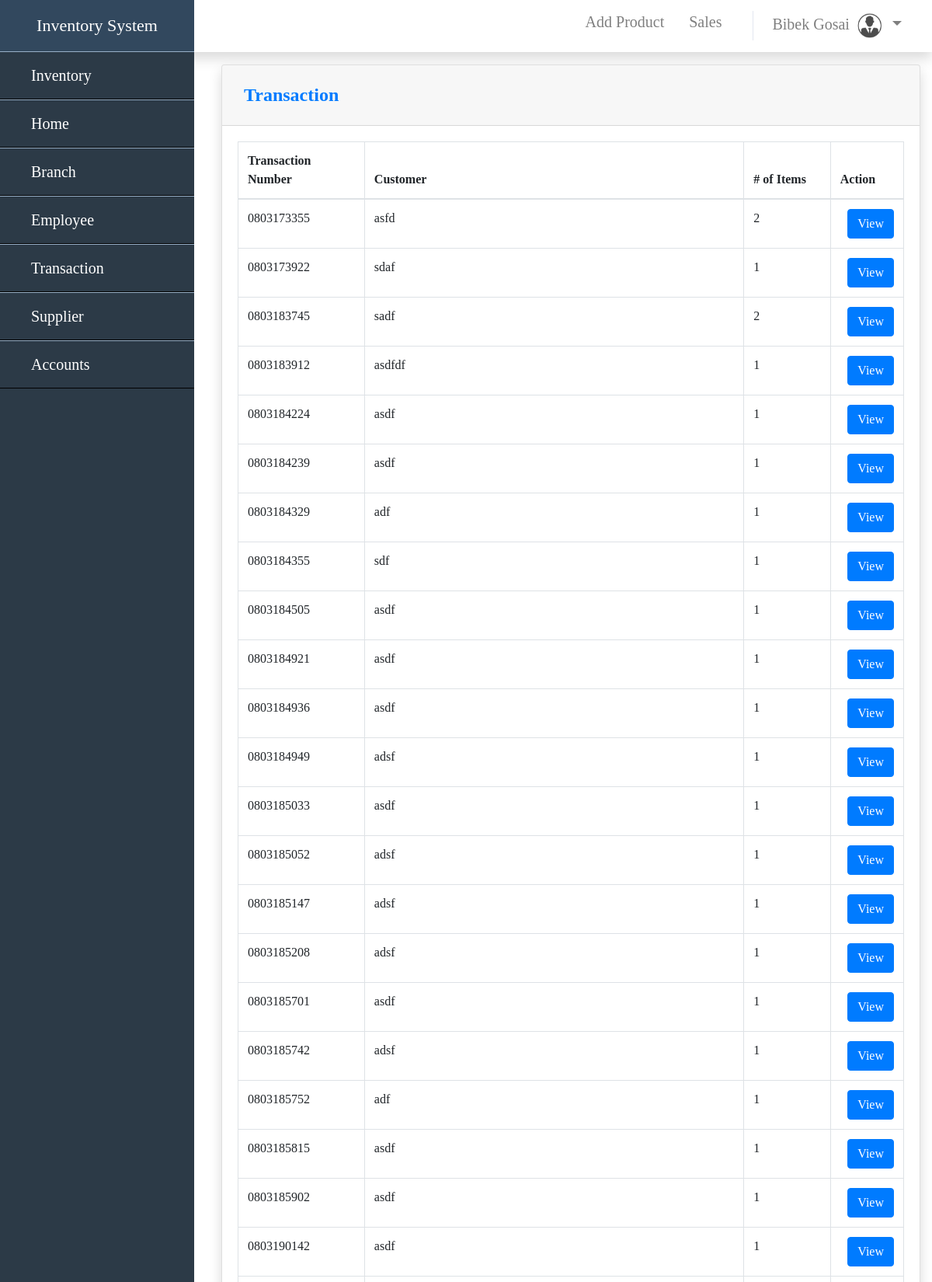
Page /transaction.php (signed in, upper part) on the committed database.
### tables this page shows
CREATE TABLE `transaction` (
  `tran_id` int(11) NOT NULL,
  `customer` varchar(30) NOT NULL,
  `numofitems` int(11) NOT NULL,
  `subtotal` int(11) NOT NULL,
  `vat` int(11) NOT NULL,
  `grandtotal` int(11) NOT NULL,
  `date` date NOT NULL,
  `branch_id` int(11) NOT NULL,
  `TRANS_D_ID` varchar(250) NOT NULL
);

### transaction.php (the view, shortened to what this page needs)
<?php
include'sidebar.php';
?><!DOCTYPE html>
<html lang="en">
<head>
</head>
<body>
  <div id = "content">
    <div class="container">
            <div class="card shadow mb-4">
            <div class="card-header py-3">
              <h4 class="m-2 font-weight-bold text-primary">Transaction</h4>
            </div>
            <div class="card-body">
              <div class="table-responsive">
                <table class="table table-bordered"width = "100%" id="dataTable"cellspacing="0" border = "2">
               <thead>
                   <tr>
                     <th width="19%">Transaction Number</th>
                     <th>Customer</th>
                     <th width="13%"># of Items</th>
                     <th width="11%">Action</th>
                   </tr>
               </thead>
          <tbody>
            <?php
    $query = 'SELECT *
              FROM transaction
              ORDER BY TRANS_D_ID ASC';
        $result = mysqli_query($con, $query) or die (mysqli_error($con));
        while ($row = mysqli_fetch_assoc($result)) {
          echo '<tr>';
          echo '<td>'. $row['TRANS_D_ID'].'</td>';
          echo '<td>'. $row['customer'].'</td>';
          echo '<td>'. $row['numofitems'].'</td>';
          echo '<td align= "right">
          <a type="button" class="btn btn-primary bg-gradient-primary" href="trans_view.php?action=edit & id='.$row['tran_id'] . '"><i class="fas fa-fw fa-th-list"></i> View</a>
          </div> </td>';
          echo '</tr> ';
        }
        ?>
            </body>
            </html>

### sidebar.php (style rules this page uses)
* { margin : 0; padding : 0; box-sizing : border-box; font-family : san-sarif; text-decoration: none ; list-style: none; }
#content { box-sizing: border-box; padding-left : 270px; }

### rows in the picture
transaction: TRANS_D_ID "0803173355", customer "asfd", numofitems "2"
transaction: TRANS_D_ID "0803173922", customer "sdaf", numofitems "1"
transaction: TRANS_D_ID "0803183745", customer "sadf", numofitems "2"
transaction: TRANS_D_ID "0803183912", customer "asdfdf", numofitems "1"
transaction: TRANS_D_ID "0803184224", customer "asdf", numofitems "1"
transaction: TRANS_D_ID "0803184239", customer "asdf", numofitems "1"
transaction: TRANS_D_ID "0803184329", customer "adf", numofitems "1"
transaction: TRANS_D_ID "0803184355", customer "sdf", numofitems "1"
transaction: TRANS_D_ID "0803184505", customer "asdf", numofitems "1"
transaction: TRANS_D_ID "0803184921", customer "asdf", numofitems "1"
transaction: TRANS_D_ID "0803184936", customer "asdf", numofitems "1"
transaction: TRANS_D_ID "0803184949", customer "adsf", numofitems "1"
transaction: TRANS_D_ID "0803185033", customer "asdf", numofitems "1"
transaction: TRANS_D_ID "0803185052", customer "adsf", numofitems "1"
transaction: TRANS_D_ID "0803185147", customer "adsf", numofitems "1"
transaction: TRANS_D_ID "0803185208", customer "adsf", numofitems "1"
transaction: TRANS_D_ID "0803185701", customer "asdf", numofitems "1"
transaction: TRANS_D_ID "0803185742", customer "adsf", numofitems "1"
transaction: TRANS_D_ID "0803185752", customer "adf", numofitems "1"
transaction: TRANS_D_ID "0803185815", customer "asdf", numofitems "1"
transaction: TRANS_D_ID "0803185902", customer "asdf", numofitems "1"
transaction: TRANS_D_ID "0803190142", customer "asdf", numofitems "1"

### other values in the picture
$_SESSION['FIRST_NAME'] "Bibek"
$_SESSION['LAST_NAME'] "Gosai"
